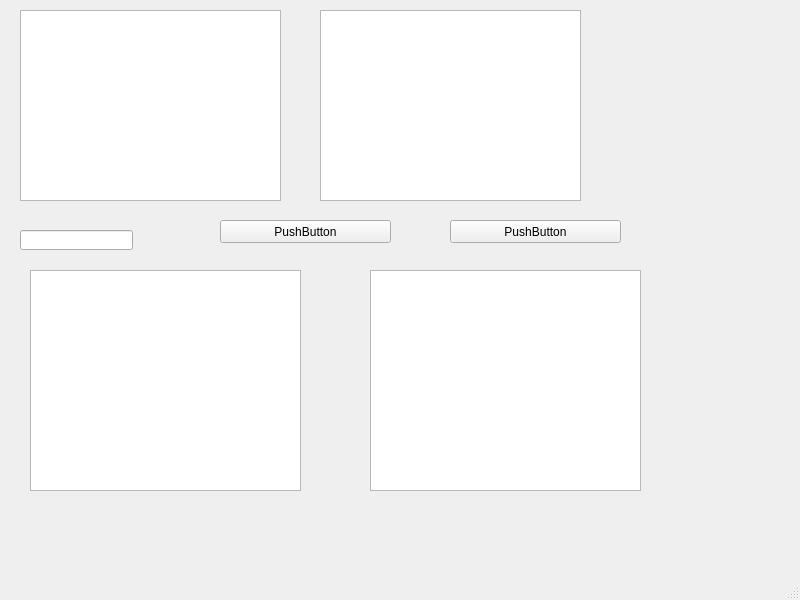
<?xml version="1.0" encoding="UTF-8"?>
<ui version="4.0">
 <class>MainWindow</class>
 <widget class="QMainWindow" name="MainWindow">
  <property name="geometry">
   <rect>
    <x>0</x>
    <y>0</y>
    <width>800</width>
    <height>600</height>
   </rect>
  </property>
  <property name="windowTitle">
   <string>MainWindow</string>
  </property>
  <widget class="QWidget" name="centralwidget">
   <widget class="QTextEdit" name="textEdit">
    <property name="geometry">
     <rect>
      <x>20</x>
      <y>10</y>
      <width>261</width>
      <height>191</height>
     </rect>
    </property>
   </widget>
   <widget class="QLineEdit" name="lineEdit">
    <property name="geometry">
     <rect>
      <x>20</x>
      <y>230</y>
      <width>113</width>
      <height>20</height>
     </rect>
    </property>
   </widget>
   <widget class="QTextEdit" name="textEdit_2">
    <property name="geometry">
     <rect>
      <x>320</x>
      <y>10</y>
      <width>261</width>
      <height>191</height>
     </rect>
    </property>
   </widget>
   <widget class="QPushButton" name="pushButton">
    <property name="geometry">
     <rect>
      <x>220</x>
      <y>220</y>
      <width>171</width>
      <height>23</height>
     </rect>
    </property>
    <property name="text">
     <string>PushButton</string>
    </property>
   </widget>
   <widget class="QPushButton" name="pushButton_2">
    <property name="geometry">
     <rect>
      <x>450</x>
      <y>220</y>
      <width>171</width>
      <height>23</height>
     </rect>
    </property>
    <property name="text">
     <string>PushButton</string>
    </property>
   </widget>
   <widget class="QTextEdit" name="textEdit_3">
    <property name="geometry">
     <rect>
      <x>30</x>
      <y>270</y>
      <width>271</width>
      <height>221</height>
     </rect>
    </property>
   </widget>
   <widget class="QTextEdit" name="textEdit_4">
    <property name="geometry">
     <rect>
      <x>370</x>
      <y>270</y>
      <width>271</width>
      <height>221</height>
     </rect>
    </property>
   </widget>
  </widget>
  <widget class="QMenuBar" name="menubar">
   <property name="geometry">
    <rect>
     <x>0</x>
     <y>0</y>
     <width>800</width>
     <height>21</height>
    </rect>
   </property>
  </widget>
  <widget class="QStatusBar" name="statusbar"/>
 </widget>
 <resources/>
 <connections/>
</ui>
